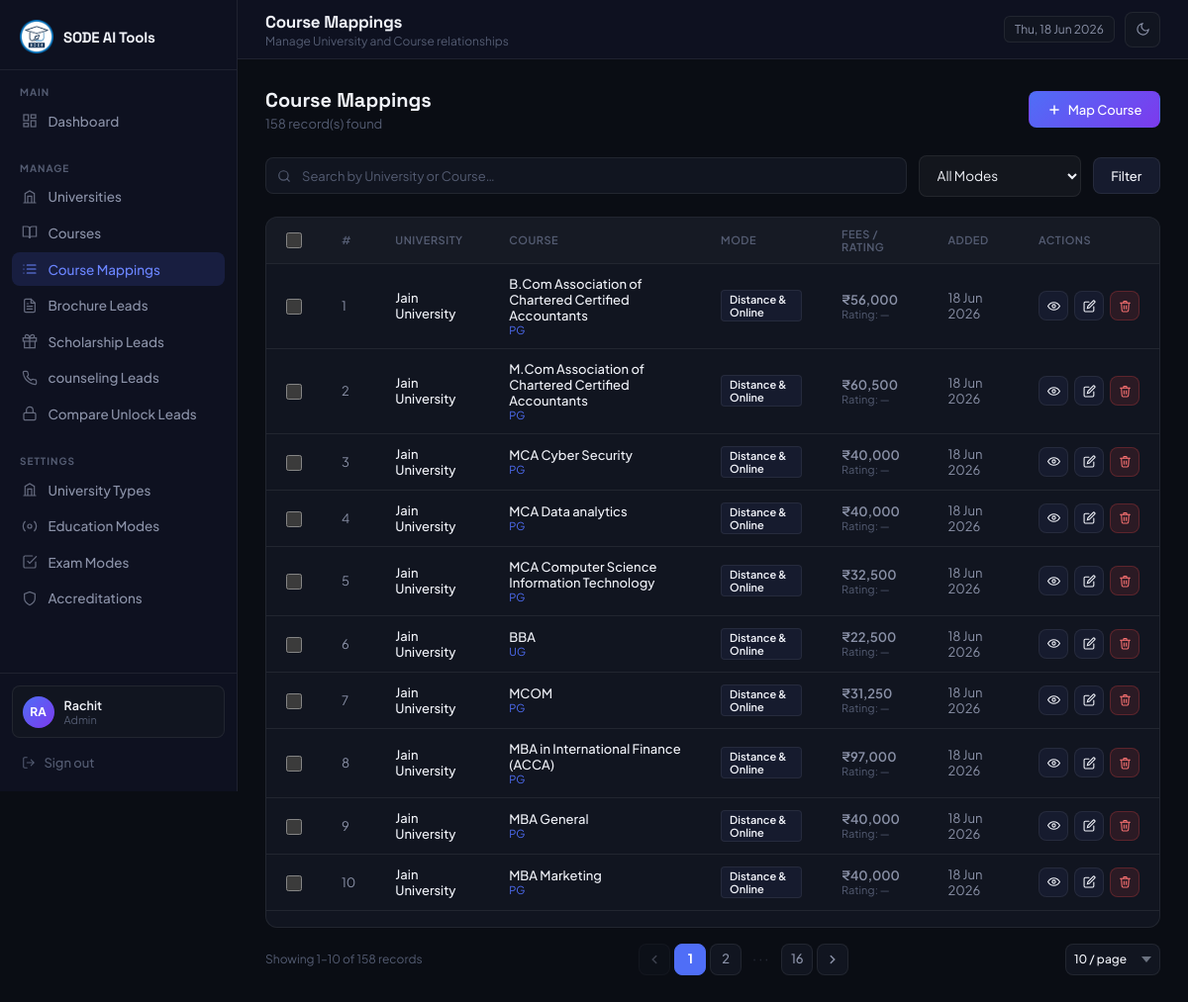
The app's page /admin/mappings/index.php (signed in) with its own data.
### tables this page shows
CREATE TABLE `university_courses` (
  `id` int(10) UNSIGNED NOT NULL,
  `university_id` int(10) UNSIGNED NOT NULL,
  `course_id` int(10) UNSIGNED NOT NULL,
  `education_mode_id` tinyint(3) UNSIGNED NOT NULL,
  `academic_fees` decimal(10,2) DEFAULT NULL,
  `course_duration` varchar(100) DEFAULT NULL,
  `min_eligibility_percentage` int(3) DEFAULT NULL,
  `fees_discount` decimal(10,2) DEFAULT NULL,
  `course_rating` decimal(3,1) DEFAULT NULL,
  `course_specializations` text DEFAULT NULL,
  `brochure_file` varchar(500) DEFAULT NULL,
  `is_active` tinyint(1) NOT NULL DEFAULT 1,
  `created_at` timestamp NOT NULL DEFAULT current_timestamp(),
  `updated_at` timestamp NOT NULL DEFAULT current_timestamp() ON UPDATE current_timestamp()
);

CREATE TABLE `universities` (
  `id` int(10) UNSIGNED NOT NULL,
  `name` varchar(255) NOT NULL,
  `display_name` varchar(255) DEFAULT NULL,
  `slug` varchar(255) DEFAULT NULL,
  `image` varchar(500) DEFAULT NULL,
  `sample_certificate` varchar(500) DEFAULT NULL,
  `rating` decimal(3,1) DEFAULT NULL,
  `nirf_ranking` smallint(5) UNSIGNED DEFAULT NULL,
  `year_of_establishment` year(4) DEFAULT NULL,
  `university_type_id` int(11) DEFAULT NULL,
  `campus_location` varchar(255) DEFAULT NULL,
  `avg_placement_package` varchar(100) DEFAULT NULL,
  `placement_assistance` tinyint(1) NOT NULL DEFAULT 0,
  `emi_facility` tinyint(1) NOT NULL DEFAULT 0,
  `scholarship` tinyint(1) NOT NULL DEFAULT 0,
  `key_advantages` text DEFAULT NULL,
  `view_university_link` varchar(500) DEFAULT NULL,
  `is_active` tinyint(1) NOT NULL DEFAULT 1,
  `created_at` timestamp NOT NULL DEFAULT current_timestamp(),
  `updated_at` timestamp NOT NULL DEFAULT current_timestamp() ON UPDATE current_timestamp()
);

CREATE TABLE `courses` (
  `id` int(10) UNSIGNED NOT NULL,
  `name` varchar(255) NOT NULL,
  `display_name` varchar(255) DEFAULT NULL,
  `slug` varchar(255) DEFAULT NULL,
  `course_level` enum('UG','PG') NOT NULL,
  `is_active` tinyint(1) NOT NULL DEFAULT 1,
  `created_at` timestamp NOT NULL DEFAULT current_timestamp(),
  `updated_at` timestamp NOT NULL DEFAULT current_timestamp() ON UPDATE current_timestamp()
);

CREATE TABLE `education_modes` (
  `id` tinyint(3) UNSIGNED NOT NULL,
  `mode_name` varchar(100) NOT NULL
);

### includes/helpers.php (called while the page is built, shortened)
<?php
function get_display_name(string $name, ?string $display_name): string {
    return (!empty($display_name)) ? $display_name : $name;
}
function e(mixed $val): string {
    return htmlspecialchars((string)$val, ENT_QUOTES, 'UTF-8');
}

### admin/mappings/index.php (the view, shortened to what this page needs)
<?php
require_once '../../includes/db.php';
require_once '../../includes/helpers.php';
$search = trim($_GET['search'] ?? '');
$where = ["uc.is_active = 1"];
$params = [];
$sql = "SELECT uc.id, uc.academic_fees, uc.fees_discount, uc.course_rating, uc.created_at,
               u.name as u_name, u.display_name as u_disp,
               c.name as c_name, c.display_name as c_disp, c.course_level,
               m.mode_name
        FROM university_courses uc
        JOIN universities u ON uc.university_id = u.id
        JOIN courses c ON uc.course_id = c.id
        JOIN education_modes m ON uc.education_mode_id = m.id
        WHERE " . implode(' AND ', $where) . "
        ORDER BY uc.created_at DESC";
$stmt = $pdo->prepare($sql);
$stmt->execute($params);
$mappings = $stmt->fetchAll();
?>
<!DOCTYPE html>
<html lang="en">
<head>
</head>
<body>
  <?php require_once __DIR__ . '/../includes/sidebar.php'; ?>
  <main class="main">
    <?php require_once __DIR__ . '/../includes/topbar.php'; ?>
    <div class="content">
      <div class="page-header">
        <div>
          <h3>Course Mappings</h3>
          <p><?= count($mappings) ?> record(s) found</p>
        </div>
        <a href="add.php" class="btn btn-primary">
          <svg width="14" height="14" viewBox="0 0 24 24" fill="none" stroke="currentColor" stroke-width="2.5"
            stroke-linecap="round">
            <line x1="12" y1="5" x2="12" y2="19" />
            <line x1="5" y1="12" x2="19" y2="12" />
          </svg>
          Map Course
        </a>
      </div>
      <div class="search-bar">
        <form method="GET" style="display:contents;">
          <div class="search-input-wrap">
            <input type="text" name="search" placeholder="Search by University or Course…" value="<?= e($search) ?>">
          </div>
          <select name="mode" class="form-control" style="width:auto;min-width:160px;">
            <option value="">All Modes</option>
          </select>
          <button type="submit" class="btn btn-secondary">Filter</button>
        </form>
      </div>
      <div class="panel">
        <div class="table-responsive">
          <table data-paginate>
            <thead>
              <tr>
                <th style="width:40px;"><input type="checkbox" class="bulk-cb" id="bulkSelectAll" title="Select All"></th>
                <th style="width:50px;">#</th>
                <th>University</th>
                <th>Course</th>
                <th>Mode</th>
                <th>Fees / Rating</th>
                <th>Added</th>
                <th style="width:100px;">Actions</th>
              </tr>
            </thead>
            <tbody>
              <?php if ($mappings): ?>
                <?php foreach ($mappings as $i => $m): ?>
                  <tr>
                    <td><input type="checkbox" class="bulk-cb bulk-row-cb" value="<?= $m['id'] ?>"></td>
                    <td data-label="#"> <?= $i + 1 ?> </td>
                    <td data-label="University">
                      <div class="cell-name"><?= e(get_display_name($m['u_name'], $m['u_disp'])) ?></div>
                    </td>
                    <td data-label="Course">
                      <div class="cell-name"><?= e(get_display_name($m['c_name'], $m['c_disp'])) ?></div>
                      <?php if ($m['course_level']): ?>
                        <div style="font-size:11px;color:var(--accent);"><?= e($m['course_level']) ?></div>
                      <?php endif; ?>
                    </td>
                    <td data-label="Mode"><span class="badge"
                        style="background:var(--surface-h);color:var(--text);border:1px solid var(--border);"><?= e($m['mode_name']) ?></span>
                    </td>
                    <td data-label="Fees / Rating">
                      <div style="font-weight:600;font-size:13px;">
                        <?= $m['academic_fees'] ? '₹' . number_format($m['academic_fees'], 0) : '—' ?>
                      </div>
                      <div style="font-size:11px;color:var(--text-s);">
                        Rating: <?= $m['course_rating'] ? '⭐ ' . (float)$m['course_rating'] : '—' ?>
                      </div>
                    </td>
                    <td data-label="Added On"><?= date('d M Y', strtotime($m['created_at'])) ?></td>
                    <td data-label="Actions">
                      <div class="action-col">
                        <a href="view.php?id=<?= $m['id'] ?>" class="btn btn-secondary btn-sm btn-icon"
                          title="View Details">
                          <svg width="13" height="13" viewBox="0 0 24 24" fill="none" stroke="currentColor" stroke-width="2"
                            stroke-linecap="round">
                            <path d="M1 12s4-7 11-7 11 7 11 7-4 7-11 7S1 12 1 12z" />
                            <circle cx="12" cy="12" r="3" />
                          </svg>
                        </a>
                        <a href="edit.php?id=<?= $m['id'] ?>" class="btn btn-secondary btn-sm btn-icon" title="Edit">
                          <svg width="13" height="13" viewBox="0 0 24 24" fill="none" stroke="currentColor" stroke-width="2"
                            stroke-linecap="round">
                            <path d="M11 4H4a2 2 0 0 0-2 2v14a2 2 0 0 0 2 2h14a2 2 0 0 0 2-2v-7" />
                            <path d="M18.5 2.5a2.121 2.121 0 0 1 3 3L12 15l-4 1 1-4 9.5-9.5z" />
                          </svg>
                        </a>
                        <form method="POST" style="display:inline;">
                          <button type="submit" class="btn btn-danger btn-sm btn-icon" title="Delete"
                            data-confirm="Delete mapping?">
                            <svg width="13" height="13" viewBox="0 0 24 24" fill="none" stroke="currentColor"
                              stroke-width="2" stroke-linecap="round">
                              <polyline points="3 6 5 6 21 6" />
                              <path d="M19 6l-1 14a2 2 0 0 1-2 2H8a2 2 0 0 1-2-2L5 6" />
                              <path d="M10 11v6M14 11v6" />
                              <path d="M9 6V4a1 1 0 0 1 1-1h4a1 1 0 0 1 1 1v2" />
                            </svg>
                          </button>
                        </form>
                      </div>
                    </td>
                  </tr>
                <?php endforeach; ?>
              <?php endif; ?>
            </tbody>
          </table>
        </div>
      </div>
      <div class="pagination-wrap" id="paginationWrap" data-perpage="10">
        <span class="pagination-info" id="paginationInfo"></span>
        <div class="pagination-controls" id="paginationControls"></div>
        <div class="pg-perpage-wrap">
          <select class="pg-perpage-select" id="pgPerPage">
            <option value="10">10 / page</option>
          </select>
        </div>
      </div>
    </div>
  </main>
</body>
</html>

### records on screen
university_courses: university.name "Jain University", course.display_name "B.Com Association of Chartered Certified Accountants", course.course_level "PG", education_mode.mode_name "Distance & Online", academic_fees "56,000", created_at "18 Jun 2026"
university_courses: university.name "Jain University", course.display_name "M.Com Association of Chartered Certified Accountants", course.course_level "PG", education_mode.mode_name "Distance & Online", academic_fees "60,500", created_at "18 Jun 2026"
university_courses: university.name "Jain University", course.display_name "MCA Cyber Security", course.course_level "PG", education_mode.mode_name "Distance & Online", academic_fees "40,000", created_at "18 Jun 2026"
university_courses: university.name "Jain University", course.display_name "MCA Data analytics", course.course_level "PG", education_mode.mode_name "Distance & Online", academic_fees "40,000", created_at "18 Jun 2026"
university_courses: university.name "Jain University", course.display_name "MCA Computer Science Information Technology", course.course_level "PG", education_mode.mode_name "Distance & Online", academic_fees "32,500", created_at "18 Jun 2026"
university_courses: university.name "Jain University", course.display_name "BBA", course.course_level "UG", education_mode.mode_name "Distance & Online", academic_fees "22,500", created_at "18 Jun 2026"
university_courses: university.name "Jain University", course.display_name "MCOM", course.course_level "PG", education_mode.mode_name "Distance & Online", academic_fees "31,250", created_at "18 Jun 2026"
university_courses: university.name "Jain University", course.display_name "MBA in International Finance (ACCA)", course.course_level "PG", education_mode.mode_name "Distance & Online", academic_fees "97,000", created_at "18 Jun 2026"
university_courses: university.name "Jain University", course.display_name "MBA General", course.course_level "PG", education_mode.mode_name "Distance & Online", academic_fees "40,000", created_at "18 Jun 2026"
university_courses: university.name "Jain University", course.display_name "MBA Marketing", course.course_level "PG", education_mode.mode_name "Distance & Online", academic_fees "40,000", created_at "18 Jun 2026"

### other values on screen
substr($_SESSION['admin_name'], 0, 2) "RA"
$_SESSION['admin_name'] "Rachit"
$_SESSION['admin_role'] "Admin"
$page_title "Course Mappings"
$page_subtitle "Manage University and Course relationships"
